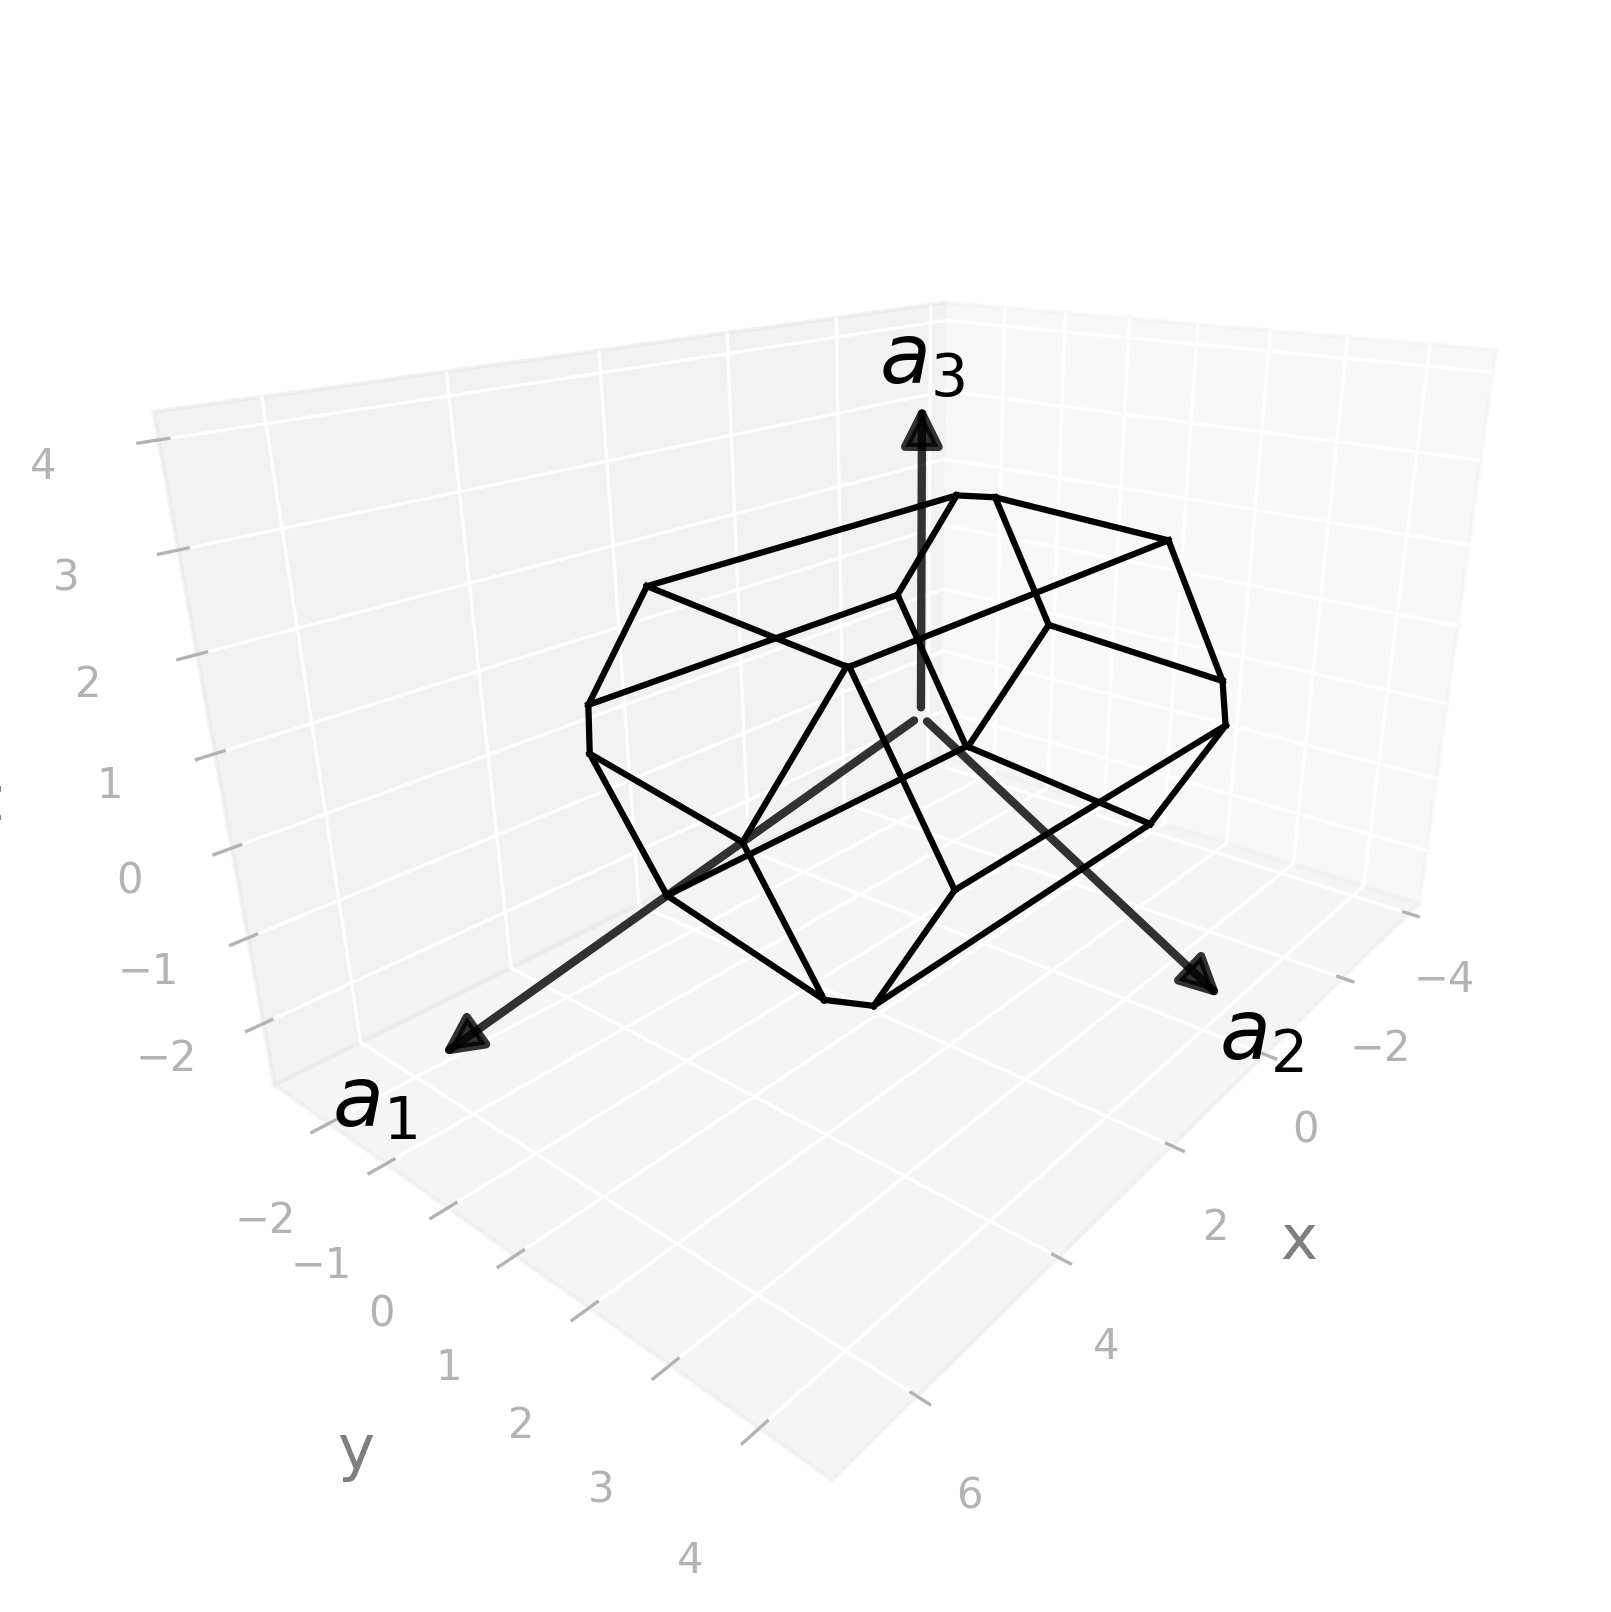

This chart was generated by the following Python code:
import radtools as rad

l = rad.lattice_example(f"TRI1b")
l.plot("wigner-seitz")
# Save an image:
l.savefig(
    "tri1b_wigner-seitz.png",
    elev=21,
    azim=39,
    dpi=300,
   bbox_inches="tight",
)
# Interactive plot:
l.show(elev=21, azim=39)
